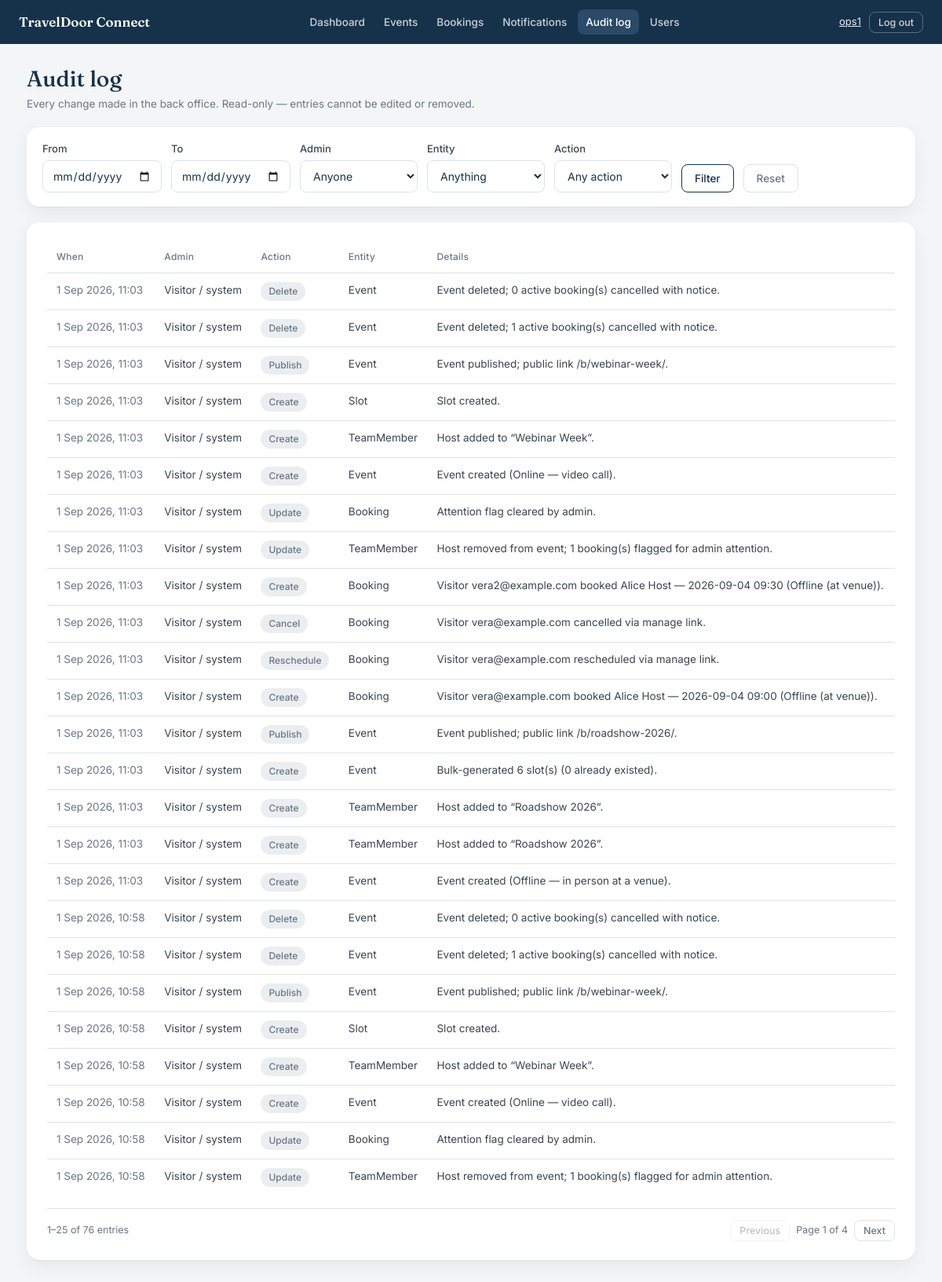
Screenshot of /audit/ (signed in) with the database file from the repository.
### audit/models.py (models this page shows, shortened)
class AuditLogEntry(models.Model):
    ACTION_CREATE = "create"
    ACTION_UPDATE = "update"
    ACTION_DELETE = "delete"
    ACTION_PUBLISH = "publish"
    ACTION_CLOSE = "close"
    ACTION_CANCEL = "cancel"
    ACTION_RESCHEDULE = "reschedule"
    ACTION_REACTIVATE = "reactivate"
    ACTION_CHOICES = [
        (ACTION_CREATE, "Create"),
        (ACTION_UPDATE, "Update"),
        (ACTION_DELETE, "Delete"),
        (ACTION_PUBLISH, "Publish"),
        (ACTION_CLOSE, "Close"),
        (ACTION_CANCEL, "Cancel"),
        (ACTION_RESCHEDULE, "Reschedule"),
        (ACTION_REACTIVATE, "Re-activate"),
    ]
    ENTITY_EVENT = "Event"
    ENTITY_TEAM_MEMBER = "TeamMember"
    ENTITY_SLOT = "Slot"
    ENTITY_BOOKING = "Booking"
    ENTITY_ADMIN_ACCOUNT = "AdminAccount"
    ENTITY_EVENT_CHOICES = [
        (ENTITY_EVENT, "Event"),
        (ENTITY_TEAM_MEMBER, "Team Member"),
        (ENTITY_SLOT, "Slot"),
        (ENTITY_BOOKING, "Booking"),
        (ENTITY_ADMIN_ACCOUNT, "Admin Account"),
    ]
    actor = models.ForeignKey(
        settings.AUTH_USER_MODEL,
        null=True,
        blank=True,
        on_delete=models.SET_NULL,
        related_name="audit_entries",
        help_text="Admin who performed the action (blank for system jobs).",
    )
    action = models.CharField(max_length=20, choices=ACTION_CHOICES)
    entity_type = models.CharField(max_length=40, choices=ENTITY_EVENT_CHOICES)
    entity_id = models.PositiveIntegerField()
    entity_repr = models.CharField(
        max_length=200, blank=True, default="", help_text="Human label at time of action."
    )
    details = models.TextField(blank=True, default="")
    created_at = models.DateTimeField(auto_now_add=True, db_index=True)
    class Meta:
        ordering = ["-created_at"]
        verbose_name = "Audit log entry"
        verbose_name_plural = "Audit log entries"
        indexes = [
            models.Index(fields=["entity_type", "entity_id"]),
            models.Index(fields=["actor", "created_at"]),
        ]

### audit/views.py (the view)
# urls.py: path("", views.audit_list, name="list"),
@staff_member_required
def audit_list(request):
    qs = AuditLogEntry.objects.select_related("actor").all()
    actor = request.GET.get("actor") or ""
    entity_type = request.GET.get("entity") or ""
    action = request.GET.get("action") or ""
    date_from = request.GET.get("from") or ""
    date_to = request.GET.get("to") or ""
    if actor:
        qs = qs.filter(actor_id=actor)
    if entity_type:
        qs = qs.filter(entity_type=entity_type)
    if action:
        qs = qs.filter(action=action)
    if date_from:
        qs = qs.filter(created_at__date__gte=date_from)
    if date_to:
        qs = qs.filter(created_at__date__lte=date_to)
    page = paginate(request, qs)
    return render(request, "audit/audit_list.html", {
        "entries": page.object_list,
        "page": page,
        "qs": querystring_without_page(request),
        "actors": AuditLogEntry.objects.exclude(actor=None)
                       .values_list("actor_id", "actor__username").distinct().order_by("actor__username"),
        "entity_types": AuditLogEntry.ENTITY_EVENT_CHOICES,
        "actions": AuditLogEntry.ACTION_CHOICES,
        "filters": {"actor": actor, "entity": entity_type, "action": action,
                    "from": date_from, "to": date_to},
    })

### core/pagination.py (called while the page is built)
def paginate(request, queryset, per_page=DEFAULT_PER_PAGE):
    paginator = Paginator(queryset, per_page)
    try:
        return paginator.page(request.GET.get("page"))
    except PageNotAnInteger:
        return paginator.page(1)
    except EmptyPage:
        return paginator.page(paginator.num_pages)

def querystring_without_page(request):
    params = request.GET.copy()
    params.pop("page", None)
    encoded = params.urlencode()
    return f"{encoded}&" if encoded else ""

### templates/audit/audit_list.html (shortened to what this page needs)
{% extends "base.html" %}
{% block content %}
<div class="page-head">
  <div>
    <h1>Audit log</h1>
    <p class="sub">Every change made in the back office. Read-only — entries cannot be edited or removed.</p>
  </div>
</div>
<div class="card card-tight">
  <form method="get" class="filter-bar">
    <div class="field"><label for="from">From</label><input id="from" type="date" name="from" value="{{ filters.from }}"></div>
    <div class="field"><label for="to">To</label><input id="to" type="date" name="to" value="{{ filters.to }}"></div>
    <div class="field"><label for="actor">Admin</label>
      <select id="actor" name="actor">
        <option value="">Anyone</option>
      </select></div>
    <div class="field"><label for="entity">Entity</label>
      <select id="entity" name="entity">
        <option value="">Anything</option>
      </select></div>
    <div class="field"><label for="action">Action</label>
      <select id="action" name="action">
        <option value="">Any action</option>
      </select></div>
    <button type="submit" class="btn btn-secondary">Filter</button>
    <a class="btn btn-ghost" href="{% url 'audit:list' %}">Reset</a>
  </form>
</div>
<div class="card">
  <div class="table-wrap">
    <table class="grid">
      <thead><tr><th>When</th><th>Admin</th><th>Action</th><th>Entity</th><th>Details</th></tr></thead>
      <tbody>
        {% for e in entries %}
        <tr>
          <td class="muted">{{ e.created_at|date:"j M Y, H:i" }}</td>
          <td>{{ e.actor|default:"Visitor / system" }}</td>
          <td><span class="pill pill-neutral">{{ e.get_action_display }}</span></td>
          <td>{{ e.entity_type }}</td>
          <td>{{ e.details }}</td>
        </tr>
        {% empty %}
        <tr><td colspan="5" class="empty-row muted">No entries match these filters. Try widening the date range.</td></tr>
        {% endfor %}
      </tbody>
    </table>
  </div>
  {% include "partials/pagination.html" with page=page qs=qs label="entries" %}
</div>
{% endblock %}

### templates/base.html (shortened to what this page needs)
{% load static %}<!DOCTYPE html>
<html lang="en">
<head>
  <link rel="stylesheet" href="{% static 'css/site.css' %}">
</head>
<body class="app">
<header class="topbar">
  <a class="brand" href="{% url 'core:dashboard' %}">TravelDoor Connect</a>
  {% with ns=request.resolver_match.namespace %}
  <nav class="topnav">
    <a href="{% url 'core:dashboard' %}"{% if ns == 'core' %} class="is-active"{% endif %}>Dashboard</a>
    <a href="{% url 'events:list' %}"{% if ns == 'events' %} class="is-active"{% endif %}>Events</a>
    <a href="{% url 'bookings_admin:admin_list' %}"{% if ns == 'bookings_admin' %} class="is-active"{% endif %}>Bookings</a>
    <a href="{% url 'notifications:list' %}"{% if ns == 'notifications' %} class="is-active"{% endif %}>Notifications</a>
    <a href="{% url 'audit:list' %}"{% if ns == 'audit' %} class="is-active"{% endif %}>Audit log</a>
    <a href="{% url 'accounts:user_list' %}"{% if ns == 'accounts' %} class="is-active"{% endif %}>Users</a>
  </nav>
  {% endwith %}
  <div class="topbar-right">
    <span class="whoami"><a href="{% url 'accounts:password_change' %}">{{ user.username }}</a></span>
    <form method="post" action="{% url 'accounts:logout' %}" class="inline">{% csrf_token %}
      <button type="submit" class="btn btn-sm btn-ghost" style="color:rgba(255,255,255,.8);border-color:rgba(255,255,255,.28);">Log out</button>
    </form>
  </div>
</header>
<main class="layout">
  {% block content %}{% endblock %}
</main>
</body>
</html>

### rows the page displays
AuditLogEntry: created_at "1 Sep 2026, 11:03", actor "Visitor / system", action "Delete", entity_type "Event", details "Event deleted; 0 active booking(s) cancelled with notice."
AuditLogEntry: created_at "1 Sep 2026, 11:03", actor "Visitor / system", action "Delete", entity_type "Event", details "Event deleted; 1 active booking(s) cancelled with notice."
AuditLogEntry: created_at "1 Sep 2026, 11:03", actor "Visitor / system", action "Publish", entity_type "Event", details "Event published; public link /b/webinar-week/."
AuditLogEntry: created_at "1 Sep 2026, 11:03", actor "Visitor / system", action "Create", entity_type "Slot", details "Slot created."
AuditLogEntry: created_at "1 Sep 2026, 11:03", actor "Visitor / system", action "Create", entity_type "TeamMember", details "Host added to “Webinar Week”."
AuditLogEntry: created_at "1 Sep 2026, 11:03", actor "Visitor / system", action "Create", entity_type "Event", details "Event created (Online — video call)."
AuditLogEntry: created_at "1 Sep 2026, 11:03", actor "Visitor / system", action "Update", entity_type "Booking", details "Attention flag cleared by admin."
AuditLogEntry: created_at "1 Sep 2026, 11:03", actor "Visitor / system", action "Update", entity_type "TeamMember", details "Host removed from event; 1 booking(s) flagged for admin attention."
AuditLogEntry: created_at "1 Sep 2026, 11:03", actor "Visitor / system", action "Create", entity_type "Booking", details "Visitor vera2@example.com booked Alice Host — 2026-09-04 09:30 (Offline (at venue))."
AuditLogEntry: created_at "1 Sep 2026, 11:03", actor "Visitor / system", action "Cancel", entity_type "Booking", details "Visitor vera@example.com cancelled via manage link."
AuditLogEntry: created_at "1 Sep 2026, 11:03", actor "Visitor / system", action "Reschedule", entity_type "Booking", details "Visitor vera@example.com rescheduled via manage link."
AuditLogEntry: created_at "1 Sep 2026, 11:03", actor "Visitor / system", action "Create", entity_type "Booking", details "Visitor vera@example.com booked Alice Host — 2026-09-04 09:00 (Offline (at venue))."
AuditLogEntry: created_at "1 Sep 2026, 11:03", actor "Visitor / system", action "Publish", entity_type "Event", details "Event published; public link /b/roadshow-2026/."
AuditLogEntry: created_at "1 Sep 2026, 11:03", actor "Visitor / system", action "Create", entity_type "Event", details "Bulk-generated 6 slot(s) (0 already existed)."
AuditLogEntry: created_at "1 Sep 2026, 11:03", actor "Visitor / system", action "Create", entity_type "TeamMember", details "Host added to “Roadshow 2026”."
AuditLogEntry: created_at "1 Sep 2026, 11:03", actor "Visitor / system", action "Create", entity_type "TeamMember", details "Host added to “Roadshow 2026”."
AuditLogEntry: created_at "1 Sep 2026, 11:03", actor "Visitor / system", action "Create", entity_type "Event", details "Event created (Offline — in person at a venue)."
AuditLogEntry: created_at "1 Sep 2026, 10:58", actor "Visitor / system", action "Delete", entity_type "Event", details "Event deleted; 0 active booking(s) cancelled with notice."
AuditLogEntry: created_at "1 Sep 2026, 10:58", actor "Visitor / system", action "Delete", entity_type "Event", details "Event deleted; 1 active booking(s) cancelled with notice."
AuditLogEntry: created_at "1 Sep 2026, 10:58", actor "Visitor / system", action "Publish", entity_type "Event", details "Event published; public link /b/webinar-week/."
AuditLogEntry: created_at "1 Sep 2026, 10:58", actor "Visitor / system", action "Create", entity_type "Slot", details "Slot created."
AuditLogEntry: created_at "1 Sep 2026, 10:58", actor "Visitor / system", action "Create", entity_type "TeamMember", details "Host added to “Webinar Week”."
AuditLogEntry: created_at "1 Sep 2026, 10:58", actor "Visitor / system", action "Create", entity_type "Event", details "Event created (Online — video call)."
AuditLogEntry: created_at "1 Sep 2026, 10:58", actor "Visitor / system", action "Update", entity_type "Booking", details "Attention flag cleared by admin."
AuditLogEntry: created_at "1 Sep 2026, 10:58", actor "Visitor / system", action "Update", entity_type "TeamMember", details "Host removed from event; 1 booking(s) flagged for admin attention."

### other values shown
{{ user.username }} "ops1"
{{ page.start_index }} "1"
{{ page.end_index }} "25"
{{ page.paginator.count }} "76"
{{ label }} "entries"
{{ page.number }} "1"
{{ page.paginator.num_pages }} "4"
